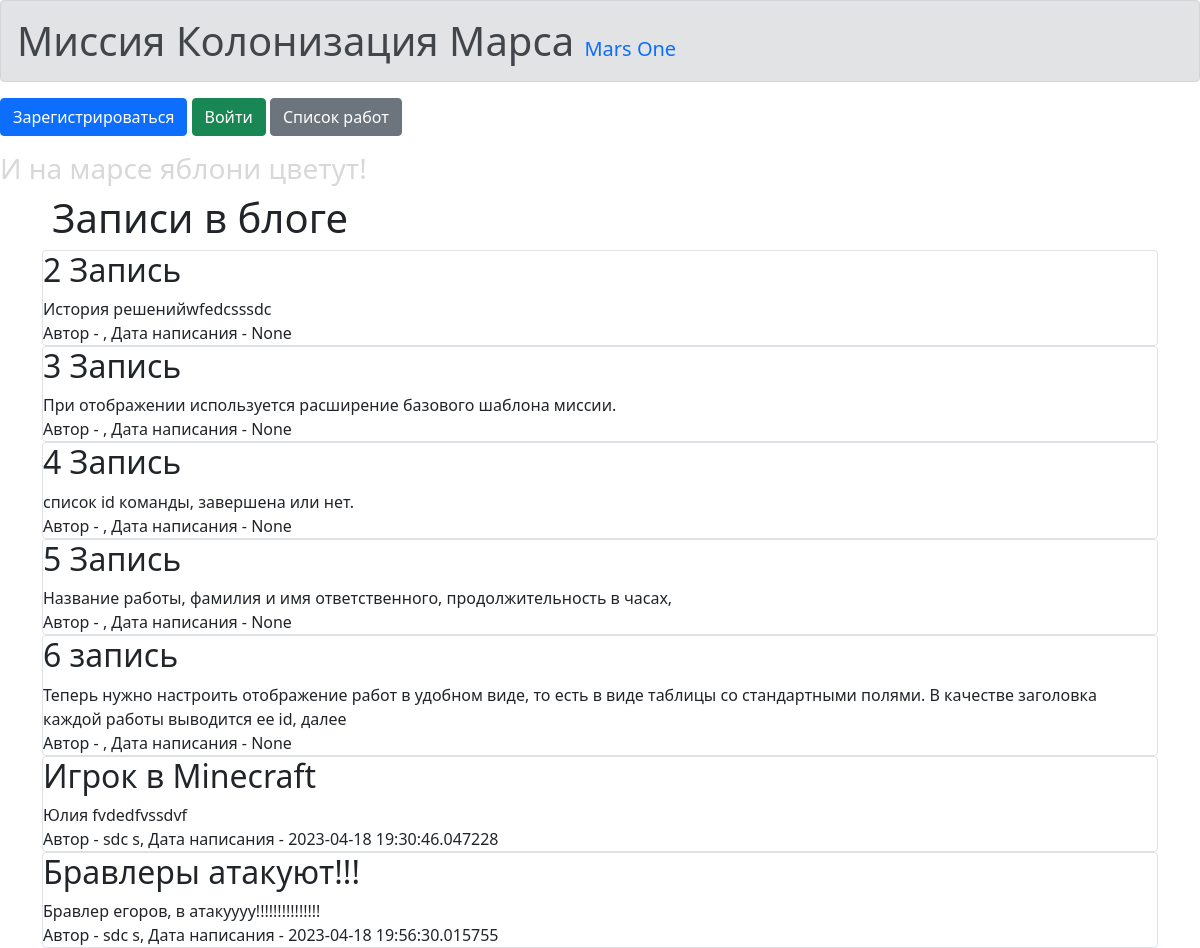
The page / on the database its author committed.
### data/news.py (models this page shows, shortened)
class News(SqlAlchemyBase, UserMixin):
    __tablename__ = 'news'
    id = sqlalchemy.Column(sqlalchemy.Integer,
                           primary_key=True, autoincrement=True)
    title = sqlalchemy.Column(sqlalchemy.String, nullable=True)
    content = sqlalchemy.Column(sqlalchemy.String, nullable=True)
    created_date = sqlalchemy.Column(sqlalchemy.DateTime,
                                     default=datetime.datetime.now)
    is_private = sqlalchemy.Column(sqlalchemy.Boolean, default=True)
    user_id = sqlalchemy.Column(sqlalchemy.Integer,
                                sqlalchemy.ForeignKey("users.id"))
    user = orm.relationship('User')

### data/users.py (models this page shows, shortened)
class User(SqlAlchemyBase, UserMixin):
    __tablename__ = 'users'
    id = sqlalchemy.Column(sqlalchemy.Integer, primary_key=True, autoincrement=True)
    surname = sqlalchemy.Column(sqlalchemy.String, nullable=True)
    name = sqlalchemy.Column(sqlalchemy.String, nullable=True)
    age = sqlalchemy.Column(sqlalchemy.Integer, nullable=True)
    position = sqlalchemy.Column(sqlalchemy.String, nullable=True)
    speciality = sqlalchemy.Column(sqlalchemy.String, nullable=True)
    address = sqlalchemy.Column(sqlalchemy.String, nullable=True)
    email = sqlalchemy.Column(sqlalchemy.String, unique=True)
    hashed_password = sqlalchemy.Column(sqlalchemy.String, nullable=True)
    modified_date = sqlalchemy.Column(sqlalchemy.DateTime, nullable=True)
    news = orm.relationship("News", back_populates='user')

### main.py (the view)
@app.route("/")
def index():
    if current_user.is_authenticated:
        news = db_sess.query(News).filter(
            (News.user == current_user) | (News.is_private != True))
    else:
        news = db_sess.query(News).filter(News.is_private != True)
    return render_template("index.html", news=news)

### templates/index.html (shortened to what this page needs)
{% extends "base.html" %}
{% block content %}
<h1>Записи в блоге</h1>
{% for item in news%}
<div class="col-md6 border rounded">
    <h2>{{item.title}}</h2>
    <div>
        {{item.content}}
    </div>
    <div>
        Автор - {{item.user.name}}, Дата написания - {{item.created_date}}
    </div>
</div>
{% endfor %}
{% endblock %}

### static/css/styles.css (style rules this page uses)
h1 { size: 60px; padding-left: 10px; }
h2 { size: 20px; }

### rows shown on the page
News: title "2 Запись", content "История решенийwfedcsssdc", created_date "None"
News: title "3 Запись", content "При отображении используется расширение базового шаблона миссии.", created_date "None"
News: title "4 Запись", content "список id команды, завершена или нет.", created_date "None"
News: title "5 Запись", content "Название работы, фамилия и имя ответственного, продолжительность в часах,", created_date "None"
News: title "6 запись", content "Теперь нужно настроить отображение работ в удобном виде, то есть в виде таблицы со стандартными полями. В качестве заголовка каждой работы выводится ее id, далее", created_date "None"
News: title "Игрок в Minecraft", content "Юлия fvdedfvssdvf", user.name "sdc s", created_date "2023-04-18 19:30:46.047228"
News: title "Бравлеры атакуют!!!", content "Бравлер егоров, в атакуууу!!!!!!!!!!!!!!!", user.name "sdc s", created_date "2023-04-18 19:56:30.015755"
